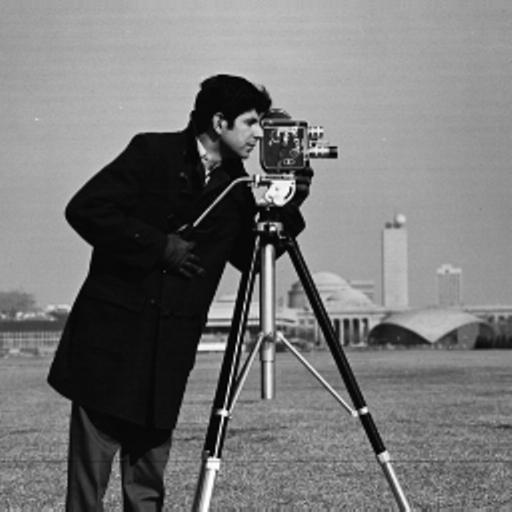
%> input picture data/cameraman.tif, 512 x 512 px
$ octave cameramanTest2.m   (GNU Octave 9; MATLAB toolbox functions it lacks are replaced by stand-ins)
%> lines starting %> are read from the running program, lines starting %| are printed output that depends on the picture; in (x1, y1, x2, y2) boxes, pixels count from 0 and x2, y2 are one past the last pixel; in counts of white or black regions, pixels touching at a corner belong together; the program's own positions count from 1
### meanShiftSegment7.m
function [pts_out,xy_out,cluster_sizes,clusters,clustersXY] = meanShiftSegment7(X,bandwidth,options)
% Compute the mean shift procedure on the input data and return the segmented data labels
%
% Adapted from:
% Comaniciu and Meer. "Mean Shift: A Robust Approach Toward Feature Space
% Analysis" IEE Transactions on Pattern Analysis and Machine Intelligence.
% Vol. 24, No. 5, May 2002.
    % parameters
    if nargin < 3
        error('Invlaid usage: pts, bandwidth=(color,space,clusterSize), [options]');
    elseif nargin == 2
        options = {};
    end
    if ~isfield(options,'tolExit')
        options.tolExit = 1;
    end
    if ~isfield(options,'maxLoops')
        options.maxLoops = 100;
    end
    if ~isfield(options,'debug')
        options.debug = 0;
    end
    if ~isfield(options,'kernel')
        options.kernel = 'G';
    end
    if ~isfield(options,'mode')
        options.mode = 'A';
    end

    % check the mode
    if options.mode == 'A'
        disp('Computing everything')
    elseif options.mode == 'M'
        disp('Computing mean shift only -- clusters will be empty list');
    elseif options.mode == 'C'
        disp('Computing clusters only -- assuming X are already shifted')
        options.maxLoops = 0;
    else
        disp('Valid modes are [A]ll (default), [M]ean shift only, [C]usters only');
    end

    % define Kernel functions
    mG = (1/(2*pi))^(1/2);
    if options.kernel == "G" % Gausian
        % 2*sigma^2 = bandwidth^2
        sigma_r = bandwidth(1)/sqrt(2);
        sigma_s = bandwidth(2)/sqrt(2);
        kernel = @(D)(mG.*exp(-(D)/(2*sigma_r^2)));
        % if we use a fixed support we can pre-compute the distance weightings
        % use an odd-size square window with length greater than 5 times sigma
        wGxy = 2*floor(ceil(7*sigma_s)/2)+1;
        [xx,yy]=meshgrid(-(wGxy-1)/2:(wGxy-1)/2,-(wGxy-1)/2:(wGxy-1)/2);
        Gxy = 1/(2*pi*sigma_s^2)*exp(-(xx.^2+yy.^2)/(2*sigma_s^2));
    elseif options.kernel == 'U' % Uniform
        kernel = @(D)(D<bandwidth(1)^2);
        % again we can use a fixed size window
        wGxy = floor(bandwidth(2)/2)*2+1;
        Gxy = ones(wGxy,wGxy);
    else
        error("Invalid Kernel Type: options are [G]ausian (default), [U]niform")
    end

    % local vars
    l = size(X,1);
    w = size(X,2);
    currX = X;
    activeIndicies = ones(l,w);

    %%%%%%%%%%%%%%%%%%%%%%%%%%%%%%%%
    % first compute the mean shift %
    %%%%%%%%%%%%%%%%%%%%%%%%%%%%%%%%

    % loop until done shifting
    if options.debug
        tic
    end
    [currX,shiftData] = meanShift(X,currX,activeIndicies,Gxy,kernel,options);
    if options.debug
        t = toc;
        disp(['Total mean shift time: ', num2str(t), ' maxShifts: ', num2str(max(shiftData(:))), ...
              ' medianShifts: ', num2str(median(shiftData(:))),' meanShifts: ', num2str(mean(shiftData(:)))]);
    end
    % format the output points
    pts_out = currX(:,:,1:end-2);
    xy_out = currX(:,:,end-1:end);

    %%%%%%%%%%%%%%%%%%%%%%%%%%%%%%%%
    %  perform clustering on that  %
    %%%%%%%%%%%%%%%%%%%%%%%%%%%%%%%%

    if options.debug
        tic
    end
    if (options.mode == 'M')
        clusters = [];
        clustersXY = [];
        cluster_sizes = [];
    else
        [cluster_sizes] = computeClusterSizes(currX,bandwidth(1),max(size(Gxy)));
        [clusters,clustersXY] = computeClusters(currX,cluster_sizes,bandwidth(1),max(size(Gxy)),bandwidth(3));
    end
    if options.debug
        t = toc;
        disp(['Clustering Time: ', num2str(t)]);
    end
end

function [newX,shiftData] = meanShift(X,currX,activeIndicies,Gxy,kernel,options)
    shiftData = zeros(size(X,1),size(X,2));
    deltaXY = (size(Gxy,1)-1)/2;
    % loop for now because vectored is too big
    newX = currX;
    for i=1:size(X,1)
        for j=1:size(X,2)
            if activeIndicies(i,j)
                % we can note that because of fixed support we only care
                % about points within distance bandwith of the point and
                % can then compute the kernel for the color impact
                % we assume zero padding on the borders
                ieff = round(currX(i,j,end));
                jeff = round(currX(i,j,end-1));
                startX = jeff-deltaXY;
                endX = jeff+deltaXY;
                Gsx = 1;
                Gex = deltaXY*2+1;
                if startX < 1
                    Gsx = -1*startX+2;
                    startX = 1;
                else
                    if endX >= size(X,2)
                        Gex = Gex - (endX-size(X,2));
                        endX = size(X,2);
                    end
                end
                startY = ieff-deltaXY;
                endY = ieff+deltaXY;
                Gsy = 1;
                Gey = deltaXY*2+1;
                if startY < 1
                    Gsy = -1*startY+2;
                    startY = 1;
                else
                    if endY >= size(X,1)
                        Gey = Gey - (endY-size(X,1));
                        endY = size(X,1);
                    end
                end
                for shifts=1:options.maxLoops
                    D1 = sum((X(startY:endY,startX:endX,1:end-2)-currX(i,j,1:end-2)).^2,3);
                    % then compute the kernel of D (including /bandwidth)
                    K1 = kernel(D1);
                    K2 = Gxy(Gsy:Gey,Gsx:Gex);
                    K = K1.*K2;
                    % then compute the vectorized mean shift
                    currX(i,j,:) = sum(sum(X(startY:endY,startX:endX,:).*K,1),2)/sum(K(:));
                    % then check to see if we are done
                    delta = sum((currX(i,j,:)-newX(i,j,:)).^2,3);
                    newX(i,j,:) = currX(i,j,:);
                    if delta < options.tolExit
                        shiftData(i,j) = shifts;
                        break;
                    end
                end
            end
        end
    end
end

function [cluster_sizes] = computeClusterSizes(currX,bandwidthLAB,sizeXY)
    scale = 1;
    sizeXY = scale*sizeXY;
    l = size(currX,1);
    w = size(currX,2);
    cluster_sizes = zeros(l,w);
    for r=1:l
        for c=1:w
            startY = max(r-sizeXY,1);
            endY = min(r+sizeXY,l);
            startX = max(c-sizeXY,1);
            endX = min(c+sizeXY,w);
            valid = sum((currX(startY:endY,startX:endX,1:end-2) - currX(r,c,1:end-2)).^2,3) < bandwidthLAB.^2;
            cluster_sizes(r,c) = nnz(valid);
        end
    end
end

function [clusters,clustersXY] = computeClusters(currX,cluster_sizes,bandwidthLAB,sizeXY,M)
    l = size(currX,1);
    w = size(currX,2);
    features = size(currX,3);
    clusters = zeros(l,w,features);
    cluster_sizes = cluster_sizes.*(cluster_sizes>M);
    done = 0;
    while ~done
        [~,idx] = max(cluster_sizes(:));
        [r,c] = ind2sub([l,w],idx(1));
        currPt = currX(r,c,:);
        cluster_sizes(r,c) = 0;
        startY = max(r-sizeXY,1);
        endY = min(r+sizeXY,l);
        startX = max(c-sizeXY,1);
        endX = min(c+sizeXY,w);
        currWindow = currX(startY:endY,startX:endX,:);
        valid = sum((currWindow(:,:,1:end-2) - currPt(:,:,1:end-2)).^2,3) < bandwidthLAB^2;
        overlap_pts = valid.*clusters(startY:endY,startX:endX,:);
        overlap = sum(overlap_pts,3) > 0;
        overlap_pts = unique(reshape(overlap_pts,size(overlap_pts,1)*size(overlap_pts,2),[]),'rows');
        overlap_pts = overlap_pts(any(overlap_pts ~= 0,2),:);
        overlapCount = size(overlap_pts,1);
        if (nnz(valid) > M)
            if overlapCount
                if overlapCount > 1
                    cRows = reshape(clusters,l*w,[]);
                    maxo = 1;
                    maxoCount = 1;
                    for oindex=1:overlapCount
                        val = nnz(ismember(cRows,overlap_pts(oindex,:),'rows'));
                        if (val > maxoCount)
                            maxoCount = val;
                            maxo = oindex;
                        end
                    end
                    D = sum((overlap_pts(:,1:3)-overlap_pts(maxo,1:3)).^2,2);
                    cluster_pt = reshape(overlap_pts(maxo,:),1,1,features);
                    for oindex=1:overlapCount
                        if (D(oindex) < bandwidth(1)^2) && ~(oindex == maxo)
                            updateRows = ismember(cRows,overlap_pts(oindex,:),'rows');
                            cRows = cRows.*~updateRows + reshape(cluster_pt,1,[]).*updateRows;
                        end
                    end
                    clusters = reshape(cRows,l,w,[]);
                else
                    cluster_pt = reshape(overlap_pts(1,:),1,1,features);
                end
            else
                cluster_pt = currPt;
            end
            clusters(startY:endY,startX:endX,:) = clusters(startY:endY,startX:endX,:) + (valid-overlap).*cluster_pt;
            cluster_sizes(startY:endY,startX:endX,:) = cluster_sizes(startY:endY,startX:endX,:).*(~valid);
        end
        done = nnz(cluster_sizes) == 0;
    end
    clusters(find(clusters == 0)) = NaN;
    clusters = fillmissing(clusters,'nearest');
% [20 lines of commented-out code are left out]
    clustersXY = clusters(:,:,end-1:end);
    clusters = clusters(:,:,1:end-2);
end

### cameramanTest2.m
clear;
test = '2';
im = double(imread('data/cameraman.tif'));
%> im: size 512x512 double; min 0, max 255, mean 118.3; mean of the top-left, top-right, bottom-left and bottom-right quarters 119.6, 153.4, 75.3, 125
im = floor(imresize(im,0.5));
%> im: size 256x256 double
% add in XY coords
[X,Y] = meshgrid(1:size(im,2),1:size(im,1));
data = cat(3,im,X,Y);
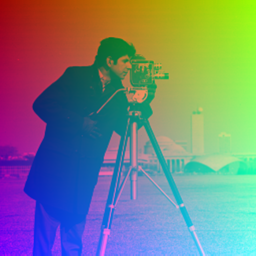
%> data: size 256x256x3 double; mean R, G, B 117.8, 128.5, 128.5; drawn with min black and max white
% data = lab;
options.debug = 1;
options.tolExit = 1;
options.kernel = 'U';
options.mode = 'A';
bw = [10,8,10];
[pts_out,~,~,clusters,clustersXY] = meanShiftSegment7(data,bw,options);
%> after the loop in meanShift, `for i=1:size(X,1)`:
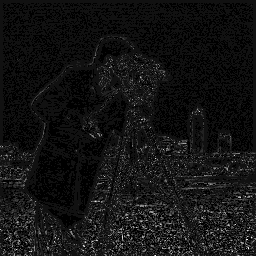
%> shiftData: size 256x256 double; min 1, max 16, mean 2.13; drawn with min black and max white
%> after the loop in meanShift, `for i=1:size(X,1)`: D1 = [513.8 711.1 160.4 7.11 75.11; 160.4 21.78 152.1 128.4 11.11; 544.4 641.8 498.8 235.1 1.78; 266.8 266.8 413.4 177.8 2.78; 53.78 40.11 373.8 152.1 0.444]; Gex = 5; Gsx = 1; K = [0 0 0 1 1; 0 1 0 0 1; 0 0 0 0 1; 0 0 0 0 1; 1 1 0 0 1]; K1 = [false false false true true; false true false false true; false false false false true; false false false false true; true true false false true]; K2 = [1 1 1 1 1; 1 1 1 1 1; 1 1 1 1 1; 1 1 1 1 1; 1 1 1 1 1]; delta = 0; endX = 256; startX = 252
%| Total mean shift time: 6.5812 maxShifts: 16 medianShifts: 2 meanShifts: 2.1285
%> after the loop in computeClusterSizes, `for r=1:l`:
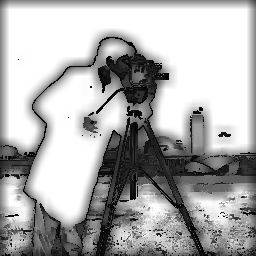
%> cluster_sizes: size 256x256 double; min 1, max 361, mean 247.7; drawn with min black and max white
%> the loop in computeClusters, `while ~done` made 1139 passes
%> (idx, r, c, currPt, startY, endY, startX, endX) on passes 2, 3, 4, 5, 7, 8, 9, 10, 11, 12, 14, 15: (2324, 20, 10, [156.5 10 20], 11, 29, 1, 19), (2334, 30, 10, [158.1 10 30], 21, 39, 1, 19), (2344, 40, 10, [158.9 10 40], 31, 49, 1, 19), (2354, 50, 10, [162.5 10 50], 41, 59, 1, 19), (2384, 80, 10, [165.9 10 80], 71, 89, 1, 19), (2394, 90, 10, [163.3 10 90], 81, 99, 1, 19), (2404, 100, 10, [161.5 10 100], 91, 109, 1, 19), (2414, 110, 10, [161.1 10 110], 101, 119, 1, 19), (2424, 120, 10, [162.3 10 120], 111, 129, 1, 19), (2434, 130, 10, [162 10 130], 121, 139, 1, 19), (2503, 199, 10, [134.1 10.01 199.1], 190, 208, 1, 19), (4874, 10, 20, [159.1 20 10], 1, 19, 11, 29)
%> (idx, r, c, startY, endY, startX, endX, overlap_pts) on passes 1, 6, 13, 37, 50: (2314, 10, 10, 1, 19, 1, 19, [0 0 0]), (2374, 70, 10, 61, 79, 1, 19, [0 0 0]), (2493, 189, 10, 180, 198, 1, 19, [0 0 0]), (9658, 186, 38, 177, 195, 29, 47, [0 0 0]), (12394, 106, 49, 97, 115, 40, 58, [0 0 0])
%> after the loop in computeClusters, `while ~done`: cluster_sizes: size 256x256 double; every value is 0
%> after the loop in computeClusters, `while ~done`:
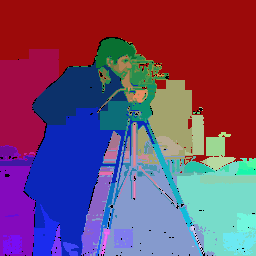
%> clusters: size 256x256x3 double; mean R, G, B 114.1, 74.3, 111.9
%> in computeClusters, `clusters(find(clusters == 0)) = NaN;`: clusters: size 256x256x3 double; 0.97% of pixels changed, all inside (x1, y1, x2, y2) = (0, 37, 255, 256)
options.mode = 'M';
[pts_out2,~,~,~,~] = meanShiftSegment7(data,[4,8,10],options);
%> after the loop in meanShift (call 2), `for i=1:size(X,1)`:
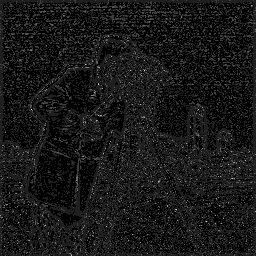
%> shiftData: size 256x256 double; min 1, max 9, mean 1.72; drawn with min black and max white
%| Total mean shift time: 5.6201 maxShifts: 9 medianShifts: 2 meanShifts: 1.7229

figure;
im_fig = im;
% im_fig(228:248,80:120) = 255;
im_fig(225:227,77:123) = 255;
%> im_fig: size 256x256 double; min -4, max 257, mean 118.2
im_fig(225:251,77:79) = 255;
%> im_fig: size 256x256 double; min -4, max 257, mean 118.4
im_fig(225:251,121:123) = 255;
%> im_fig: size 256x256 double; min -4, max 257, mean 118.5
im_fig(249:251,77:123) = 255;
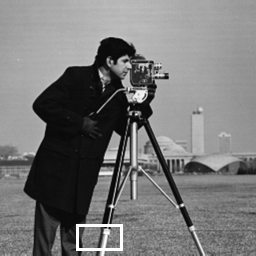
%> im_fig: size 256x256 double; min -4, max 257, mean 118.8; drawn with min black and max white
subplot(1,3,1);
imshow(im_fig,[1,255]);
subplot(1,3,2);
imshow(pts_out2,[1,255]);
subplot(1,3,3);
imshow(pts_out,[1,255]);

[xx,yy] = meshgrid(1:40,1:20);
zz = im(228:247,75:114);
zz2 = pts_out(228:247,75:114);
zz3 = clusters(228:247,75:114);
zz4 = pts_out2(228:247,75:114);

figure;
subplot(2,2,1);
surf(xx,yy,zz);
subplot(2,2,2);
surf(xx,yy,zz4);
subplot(2,2,3);
surf(xx,yy,zz2);
subplot(2,2,4);
surf(xx,yy,zz3);
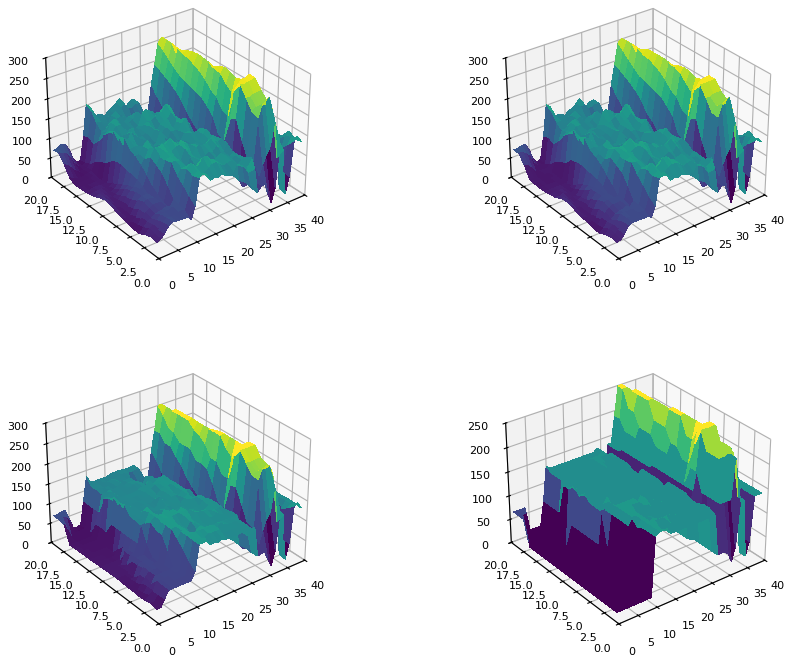
%> figure redrawn from the program's plot data, 4 panels

figure;
imshow(clusters,[1,255]);

% [22 lines of commented-out code are left out]
